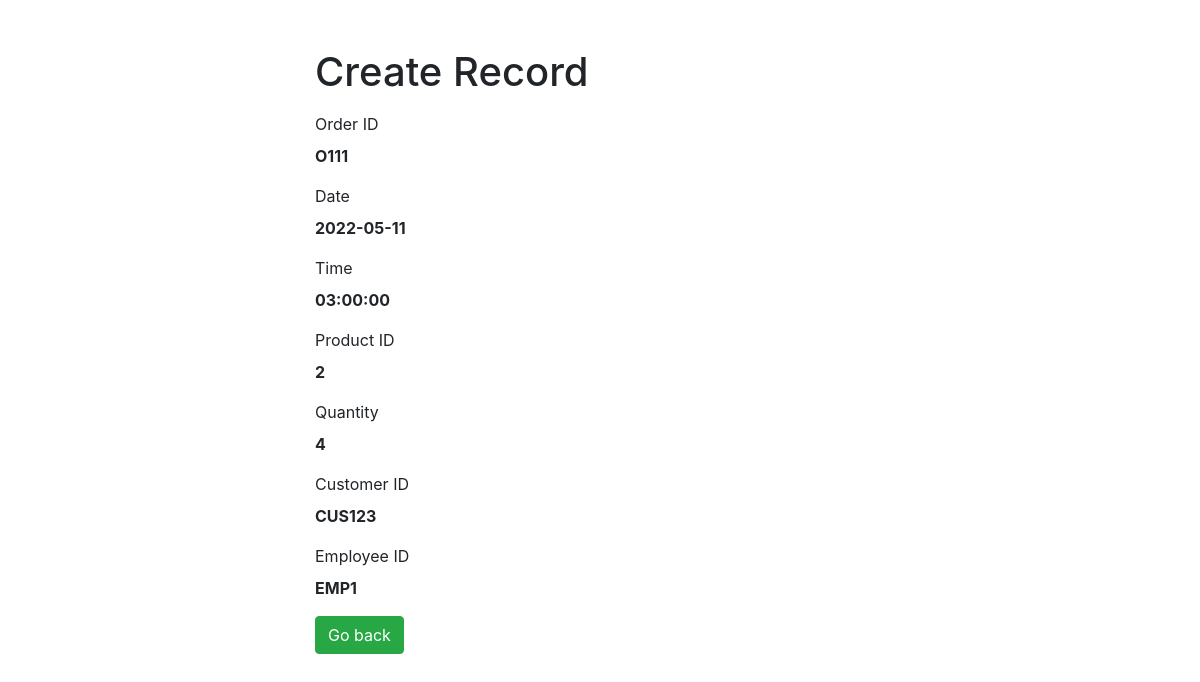
Page /CRUD_ORDER/read.php?id=O111 on the committed database.
### tables this page shows
CREATE TABLE `tblorder` (
  `ORDER_ID` varchar(255) NOT NULL,
  `PRODUCT_ID` varchar(255) NOT NULL,
  `CUSTOMER_ID` varchar(255) NOT NULL,
  `EMP_ID` varchar(255) NOT NULL,
  `PRODUCT_COST` decimal(6,2) NOT NULL,
  `QUANTITY` int(20) NOT NULL,
  `DATE` date NOT NULL,
  `TIME` time NOT NULL
);

### CRUD_ORDER/read.php (the view, shortened to what this page needs)
<?php
if(isset($_GET["id"]) && !empty(trim($_GET["id"]))){
    require_once "config.php";
    $sql = "SELECT * FROM tblorder WHERE ORDER_ID = ?";
    if($stmt = mysqli_prepare($link, $sql)){
        mysqli_stmt_bind_param($stmt, "s", $param_id);
        if(mysqli_stmt_execute($stmt)){
            $result = mysqli_stmt_get_result($stmt);
            if(mysqli_num_rows($result) == 1){
                $row = mysqli_fetch_array($result, MYSQLI_ASSOC);
            } else{
                header("location: error.php");
                exit();
            }
        } else{
            echo "Oops! Something went wrong. Please try again later.";
        }
    }
} else{
    header("location: error.php");
    exit();
}
?>
<!DOCTYPE html>
<html lang="en">
<head>
    <link rel="stylesheet" href="https://stackpath.bootstrapcdn.com/bootstrap/4.5.2/css/bootstrap.min.css">
</head>
<body>
    <div class="wrapper">
        <div class="container-fluid">
            <div class="row">
                <div class="col-md-12">
                    <h1 class="mt-5 mb-3">Create Record</h1>
                    <div class="form-group">
                        <label>Order ID</label>
                        <p><b><?php echo $row['ORDER_ID']; ?></b></p>
                    </div>
                    <div class="form-group">
                        <label>Date</label>
                        <p><b><?php echo $row['DATE']; ?></b></p>
                    </div>
                    <div class="form-group">
                        <label>Time</label>
                        <p><b><?php echo $row['TIME']; ?></b></p>
                    </div>
                    <div class="form-group">
                        <label>Product ID</label>
                        <p><b><?php echo $row['PRODUCT_ID']; ?></b></p>
                    </div>
                    <div class="form-group">
                        <label>Quantity</label>
                        <p><b><?php echo $row['QUANTITY']; ?></b></p>
                    </div>
                    <div class="form-group">
                        <label>Customer ID</label>
                        <p><b><?php echo $row['CUSTOMER_ID']; ?></b></p>
                    </div>
                    <div class="form-group">
                        <label>Employee ID</label>
                        <p><b><?php echo $row['EMP_ID']; ?></b></p>
                    </div>
                    <a href="../Admin_Index/index.php" class="btn btn-success pull-right"><i class="fa"></i> Go back</a>
                </div>
            </div>
        </div>
    </div>
</body>
</html>

### CRUD_ORDER/read.php (style rules this page uses)
.wrapper { width: 600px; margin: 0 auto; }

### rows in the picture
tblorder: ORDER_ID "O111", DATE "2022-05-11", TIME "03:00:00", PRODUCT_ID "2", QUANTITY "4", CUSTOMER_ID "CUS123", EMP_ID "EMP1"
